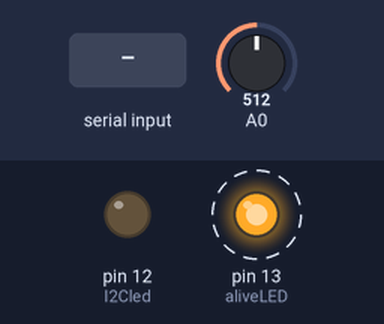
Bench run of a sketch on a simulated Arduino Uno, built with avr-gcc and run on an emulated ATmega328P. On the bench: output pins drawn as LEDs (lit = HIGH). Dashed ring = blinking. The inputs (shaded band) are chosen by the test bench; at power-on: A0 = 512. What the sketch prints to the serial monitor is not drawn.

Above: at 1.9 s.
2.0 s: "1\n" received over the second serial link
5.8 s: "0\n" received over the second serial link
Timing chart, 0 to 15.6 s (numbered marks = the images above; inputs shaded):
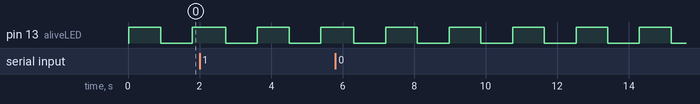

Measured:
- by itself, pin 13 (aliveLED): alternates HIGH for 0.89 s and LOW for 0.89 s

The sketch:

level1.ino
```cpp
/*
Sketch for the level1 of the setup
Data to child sent over I2C, data to parent sent over bluetooth
*/

#include <Wire.h>
#include <SoftwareSerial.h>


#define DEBUG
#define NODE_ADDRESS   0x01
#define SEND_DATA      72U
#define CHILD1RX       0x02
#define CHILD1TX       0x03
#define CHILD2RX       0x04
#define CHILD2TX       0x05
//#define PARENT_ADDRESS 0x00
#define BufferSize     0x0A
#define FRAME_SIZE     0x08
#define child1Addr     0x02
#define child2Addr     0x03
//#define CommdurationH   100
//#define CommdurationL   100


SoftwareSerial child1(CHILD1RX, CHILD1TX);
SoftwareSerial child2(CHILD2RX, CHILD2TX);
static unsigned int I2CCount = 0;
unsigned char recvBuffer1[BufferSize];
unsigned char recvBuffer2[BufferSize];

unsigned int aliveLED = 13;
unsigned int aliveLEDState = LOW;
unsigned int I2Cled = 12;
unsigned int I2CledState = LOW;
//unsigned int child1 = 5;    // Signal to send data slave1
//unsigned int dataSend2 = 6;    // signal to send data slave2
unsigned char child1DataReq = LOW;
unsigned char child2DataReq = LOW;
unsigned int childAssignedLoad = 0x00;

//unsigned int recvData = 6;
char recvBuffer[BufferSize];

unsigned int child1TotalLoad = 0;
unsigned int child1DemandedLoad = 0;
float  child1Prio = 3.0;
unsigned int child1AssignedLoad = 0;

unsigned int child2TotalLoad = 0;
unsigned int child2DemandedLoad = 0;
float  child2Prio = 3.0;
unsigned int child2AssignedLoad =0;

unsigned int NodeTotalLoad = 1234;
unsigned int NodeTotalDemand = 1234;
//unsigned int NodeAssignedLoad = 1234;
float NodePrio = 12.34;
unsigned int NodeReserve = 0;

void toggleLED(){
  if(HIGH == aliveLEDState){
    aliveLEDState = LOW;
  }
  else
    aliveLEDState = HIGH;
    digitalWrite(aliveLED, aliveLEDState);
}


void setup(){
  pinMode(I2Cled,OUTPUT);
  pinMode(aliveLED, OUTPUT);
//  pinMode(dataSend1, OUTPUT);
//  pinMode(dataSend2, OUTPUT);
//  pinMode(recvData, INPUT);
//  Wire.begin(NODE_ADDRESS);
//  Wire.onReceive(receiveEvent);
  Serial.begin(9600);
  child1.begin(9600);
  child2.begin(9600);
  child1.print("Hello World");
  child2.print("Hello World");
  Serial.print("Node_Address :");
  Serial.print(NODE_ADDRESS);
  Serial.print("\n");
}

/*$$$$$$$$$$$$$$$$$$$$$$$$$$$$$$$$$$$$$$$$$$$$$$$$$$$$$$$$$$$$$$$$$$$$$$$$$$$$$$
                      Conversions Task
$$$$$$$$$$$$$$$$$$$$$$$$$$$$$$$$$$$$$$$$$$$$$$$$$$$$$$$$$$$$$$$$$$$$$$$$$$$$$$$*/

void sendFloat(float data, SoftwareSerial* child){
  #ifdef DEBUG
  Serial.print("Inside send Float\n");
  #endif
  char *c = (char*)&data;
  child->write(*c);
  child->write(*(c+1));
  child->write(*(c+2));
  child->write(*(c+3));
  #ifdef DEBUG
  Serial.print("Exit send Float\n");
  #endif
}

void sendWord(unsigned int data, SoftwareSerial* child){
  #ifdef DEBUG
  Serial.print("Inside send Word\n");
  #endif
  char *c = (char*)&data;
  child->write(*c);
  child->write(*(c+1));
  #ifdef DEBUG
  Serial.print("Exit send Word\n");
  #endif
}


/*$$$$$$$$$$$$$$$$$$$$$$$$$$$$$$$$$$$$$$$$$$$$$$$$$$$$$$$$$$$$$$$$$$$$$$$$$$$$$$
                      Cyclic Task
$$$$$$$$$$$$$$$$$$$$$$$$$$$$$$$$$$$$$$$$$$$$$$$$$$$$$$$$$$$$$$$$$$$$$$$$$$$$$$$*/
void cycLoadCalc(){
  #ifdef DEBUG
  Serial.print("Inside cycLoadCalc\n");
  #endif

  NodeTotalLoad = child1TotalLoad + child2TotalLoad;
  NodeTotalDemand = child1DemandedLoad + child2DemandedLoad;
   Serial.print("Tload:");
   Serial.print(NodeTotalLoad);
   Serial.print("\n");
    Serial.print("Dload:");
   Serial.print(NodeTotalDemand);
   Serial.print("\n");

  #ifdef DEBUG
  Serial.print("Exit cycLoadCalc\n");
  #endif
}

void transmitAssignedLoad(SoftwareSerial* child1, SoftwareSerial* child2){
  #ifdef DEBUG
  Serial.print("Inside transmitAssignedLoad \n");
  #endif
   Serial.print("Sending to child1 \n");
 // Wire.beginTransmission(child1Addr);
  sendWord(child1AssignedLoad, child1);
 // Wire.endTransmission();
   Serial.print("Sending to child2 \n");
  //Wire.beginTransmission(child2Addr, child);
  sendWord(child2AssignedLoad, child2);
  Serial.print("BeforeEndTransmisison\n");
  //Wire.endTransmission();
    Serial.print("afterEndTransmisison\n");

  #ifdef DEBUG
  Serial.print("Exit transmitAssignedLoad \n");
  #endif
}


void cycAssignedLoadCalc(){
  #ifdef DEBUG
  Serial.print("Inside cycAssigned Load Calc\n");
  #endif

//  Serial.print("Here\n");
  /*
  The loads to be assigned to the childs
  */
  childAssignedLoad = analogRead(A0) * 6;  // for six loads in this project
  // Serial.print("Here1\n");
  if(NodeTotalDemand < childAssignedLoad){
    child1AssignedLoad = child1DemandedLoad;
    child2AssignedLoad = child2DemandedLoad;
    NodeReserve = childAssignedLoad -NodeTotalDemand ;
  }
 //  Serial.print("Here2\n");
   if(NodeTotalDemand > childAssignedLoad){
    if(child1Prio < child2Prio){
        child1AssignedLoad = child1DemandedLoad;
        childAssignedLoad -= child1AssignedLoad;
        child2AssignedLoad = childAssignedLoad;
        NodeReserve = 0;
    }
    else{
        child2AssignedLoad = child2DemandedLoad;
        childAssignedLoad -= child2AssignedLoad;
        child1AssignedLoad = childAssignedLoad;
       NodeReserve = 0;
    }
   }
    // Serial.print("Here3\n");
    transmitAssignedLoad(&child1, &child2);
  #ifdef DEBUG
  Serial.print("exit cycAssigned Load Calc\n");
  #endif

}


void cycPrioCalc(){

  #ifdef DEBUG
  Serial.print("Inside cycPrioCalc\n");
  #endif

  float sum = 0.0, product = 1.0;

  sum = child1Prio + child2Prio;
  product = child1Prio * child2Prio;
  NodePrio = product/sum;

   Serial.print("Prio:");
   Serial.print(NodePrio);
   Serial.print("\n");

  #ifdef DEBUG
  Serial.print("Exit cycPrioCalc\n");
  #endif
}

void cycComm(){

  #ifdef DEBUG
  Serial.print("Inside cycComm\n");
  #endif
  Serial.print("\nchild1DataReq :");
  Serial.print(child1DataReq, DEC);
  Serial.print("\nchild2DataReq :");
  Serial.print(child2DataReq, DEC);
  Serial.print("\n");
 child1.write(SEND_DATA); // ----------- Temp
 child2.write(SEND_DATA);
  if(child1DataReq == LOW){

      child1DataReq = HIGH;
      Serial.print("Requesting child 1 \n");
      child1.write(SEND_DATA);
     // delay(CommdurationH);
     // dataSendState1 =LOW;   // pull the line low now
    //  digitalWrite(dataSend1, dataSendState1);
    //  delay(CommdurationL);
   //   Serial.print("Pulling 1 LOW \n");
  }


   if(child2DataReq == LOW){

      child2DataReq = HIGH;
      Serial.print("Requesting child2 \n");
      child2.write(SEND_DATA);
     // delay(CommdurationH);
     // dataSendState2 =LOW;   // pull the line low now
     // digitalWrite(dataSend2, dataSendState2);
    //  delay(CommdurationL);
    //  Serial.print("Pulling 2 LOW \n");
  }

  #ifdef DEBUG
  Serial.print("Exit cycComm\n");
  #endif
}

void debug(){
   #ifdef DEBUG
  Serial.print("Inside Debug \n");
  #endif
  Serial.print("\n=================================PARENT=============================================\n");
  Serial.print("child1TotalLoad :");
  Serial.print(child1TotalLoad, DEC);
  Serial.print("   child1DemandedLoad :");
  Serial.print(child1DemandedLoad, DEC);
  Serial.print("   child1Prio :");
  Serial.print(child1Prio);

  Serial.print("\nchild2TotalLoad :");
  Serial.print(child2TotalLoad, DEC);
  Serial.print("    child2DemandedLoad :");
  Serial.print(child2DemandedLoad,DEC);
  Serial.print("   child2Prio :");
  Serial.print(child2Prio);

  Serial.print("\nI2CCount : ");
  Serial.print(I2CCount, DEC);
  Serial.print("\n");

  Serial.print("\n==============================================================================\n");

  #ifdef DEBUG
  Serial.print("Exit Debug \n");
  #endif
}

void cycListen(){
  /*
  here we receive data from the child*/
  #ifdef DEBUG
  Serial.print("Inside cyc Listen \n");
  #endif
  static int i=0,j=0;

  if(child1.available()){
    Serial.print("ParentReceived Something from child 1\n");
    while(child1.available()){
      recvBuffer1[i] = child1.read();
      i++;
    }
  }
  Serial.print("\ni: ");Serial.print(i, DEC); Serial.print(" ");

   if(child2.available()){
     Serial.print("ParentReceived Something from child 2\n");
    while(child2.available()){
      recvBuffer2[i] = child1.read();
      j++;
    }
  }
  Serial.print("\nj: ");Serial.print(i, DEC); Serial.print(" ");

  if(i >= FRAME_SIZE){

    child1TotalLoad =*((unsigned int*)recvBuffer1[0]);
    Serial.print("child1TotalLoad: ");Serial.print(child1TotalLoad, DEC); Serial.print(" ");
    child1DemandedLoad = *((unsigned int*)recvBuffer1[0]+ 1);
    Serial.print("child1DemandedLoad: ");Serial.print(child1DemandedLoad, DEC); Serial.print(" ");
    child1Prio = *((float*)recvBuffer1[0]+ 1);
    Serial.print("child1Prio: ");Serial.print(child1Prio, DEC); Serial.print(" ");
    i = 0;

  }
  if(j == FRAME_SIZE){
    child2TotalLoad =*((unsigned int*)recvBuffer2[0]);
    child2DemandedLoad = *((unsigned int*)recvBuffer2[0]+ 1);
    child2Prio = *((float*)recvBuffer2[0]+ 1);
    Serial.print("child1TotalLoad: ");Serial.print(child2TotalLoad, DEC); Serial.print(" ");
    child1DemandedLoad = *((unsigned int*)recvBuffer1[0]+ 1);
    Serial.print("child1DemandedLoad: ");Serial.print(child2DemandedLoad, DEC); Serial.print(" ");
    child1Prio = *((float*)recvBuffer1[0]+ 1);
    Serial.print("child1Prio: ");Serial.print(child2Prio, DEC); Serial.print(" ");
    j = 0;
  }

   #ifdef DEBUG
  Serial.print("Exit cyc Loisten \n");
  #endif
}


void NodeTask(){
 #ifdef DEBUG
  Serial.print("Inside NodeTask \n");
  #endif

    cycLoadCalc();
    cycPrioCalc();
    cycComm();
    cycAssignedLoadCalc();
    cycListen();
    debug();

 #ifdef DEBUG
  Serial.print("Exit NodeTask \n");
  #endif
}


void loop(){
  #ifdef DEBUG
  Serial.print("Inside loop \n");
  #endif
  toggleLED();
    NodeTask();
    //Serial.write("Alive\n");
   // delay(3000);
   // digitalWrite(I2Cled, LOW);
  #ifdef DEBUG
  Serial.print("Exit loop \n");
  #endif

}

/*$$$$$$$$$$$$$$$$$$$$$$$$$$$$$$$$$$$$$$$$$$$$$$$$$$$$$$$$$$$$$$$$$$$$$$$$$$$$$$
                     ISR
$$$$$$$$$$$$$$$$$$$$$$$$$$$$$$$$$$$$$$$$$$$$$$$$$$$$$$$$$$$$$$$$$$$$$$$$$$$$$$$*/

/*void receiveEvent(int howMany){

  toggleLED();
  I2CCount++;
    while(0 < Wire.available()){
      for(int i =0; i< BufferSize; i++){
        recvBuffer[i] = Wire.read();
      }
    }
  // dataSendState1 == LOW;
  if(recvBuffer[0] = 0x02){
   child1TotalLoad = *((unsigned int*)&recvBuffer[1]);
   child1DemandedLoad = *(((unsigned int*)&recvBuffer[1]) + 1);
   child1Prio =   *(((float*)&recvBuffer[1]) + 1);
  }
  */
/*  // was child 2 requested
  if(dataSendState2 == HIGH){
    while(0 < Wire.available()){
      for(int i =0; i< BufferSize; i++){
        recvBuffer[i] = Wire.read();
      }
    }*/
   // dataSendState2 == LOW;
 //   if(recvBuffer[0] = 0x03){
//   child2TotalLoad = *((unsigned int*)recvBuffer);
//   child2DemandedLoad = *(((unsigned int*)recvBuffer) + 1);
//   child2Prio =   *(((float*)recvBuffer) + 2*sizeof(int));
//  }
//  dataSendState1  = LOW;
///  digitalWrite(dataSend1, dataSendState1);
//  dataSendState2  = LOW;
//  digitalWrite(dataSend2, dataSendState2);

//}
/*
void receiveEvent(int howMany)
{
  digitalWrite(led, HIGH);
  while(0 < Wire.available()) // loop through all but the last
  {
    char c = Wire.read(); // receive byte as a character
//    Serial.print(c, DEC);         // print the character
 //   Serial.print("\n");
  }
//  Serial.print("\n\n\n\n");
 // int x = Wire.read();    // receive byte as an integer
 // Serial.println(x);         // print the integer
}*/
```
